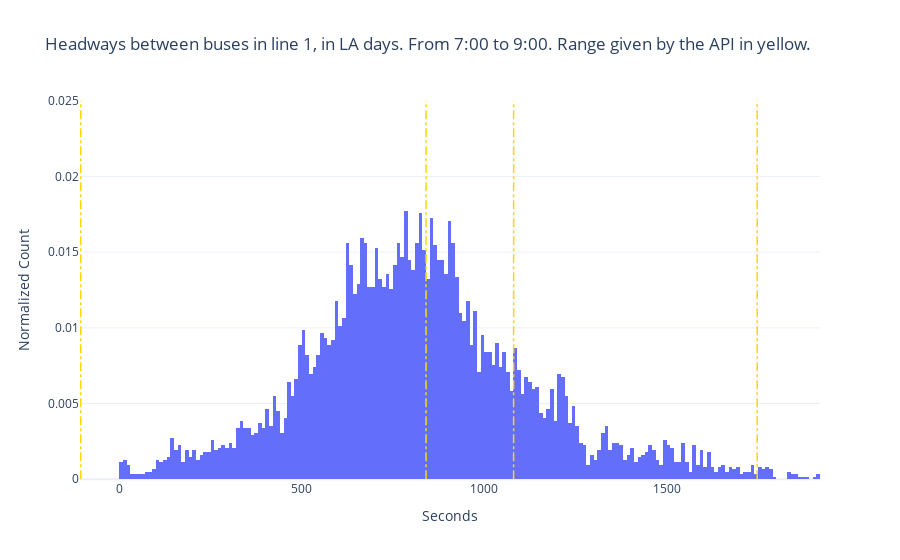

The notebook cell saved with this chart:
### Markdown cell above
## As we expected, the interval between buses has also been affected by the COVID-19 event.

### Code cell
#Headways histogram compared to range of values given by the EMT
fig = go.Figure()

#Before COVID-19 Data
fig.add_trace(go.Histogram(
    x=hw_bcovid.headway,name='Before COVID-19',
    histnorm='probability',
    xbins=dict(
        size=10
    )
))

std_val = hw_bcovid.headway.std()
mean_val = hw_bcovid.headway.mean()

for val in [] :
    fig.add_shape(
        type='line',
        x0=freq*60,
        y0=0,
        x1=freq*60,
        y1=0.025,
        line=dict(
            color='gold',
            width=1.5,
            dash='dashdot'
        )
    )
#Add EMT frequency given range
for val in [headway_low,headway_high,mean_val+std_val*3,mean_val-std_val*3] :
    fig.add_shape(
        type='line',
        x0=val,
        y0=0,
        x1=val,
        y1=0.025,
        line=dict(
            color='gold',
            width=1.5,
            dash='dashdot'
        )
    )
    
# Layout
fig.update_layout(
    title='Headways between buses in line {}, in {} days. From {}:00 to {}:00. Range given by the API in yellow.'.format(line,day_type,st_hour,end_hour),
    xaxis_title='Seconds',
    yaxis_title='Normalized Count'
)

### Figure 1 — Plotly figure (JSON) as saved in the notebook; plotly's stock layout.template omitted (floating-point values rounded to 4 significant figures; data arrays with more than 128 entries replaced by an {"elided": "..."} marker saying what was removed)
{"data": [{"histnorm": "probability", "name": "Before COVID-19", "type": "histogram", "x": {"elided": "6208 int values"}, "xbins": {"size": 10}}], "layout": {"shapes": [{"line": {"color": "gold", "dash": "dashdot", "width": 1.5}, "type": "line", "x0": 840, "x1": 840, "y0": 0, "y1": 0.025}, {"line": {"color": "gold", "dash": "dashdot", "width": 1.5}, "type": "line", "x0": 1080, "x1": 1080, "y0": 0, "y1": 0.025}, {"line": {"color": "gold", "dash": "dashdot", "width": 1.5}, "type": "line", "x0": 1748.0, "x1": 1748.0, "y0": 0, "y1": 0.025}, {"line": {"color": "gold", "dash": "dashdot", "width": 1.5}, "type": "line", "x0": -106.1, "x1": -106.1, "y0": 0, "y1": 0.025}], "title": {"text": "Headways between buses in line 1, in LA days. From 7:00 to 9:00. Range given by the API in yellow."}, "xaxis": {"title": {"text": "Seconds"}}, "yaxis": {"title": {"text": "Normalized Count"}}}}
